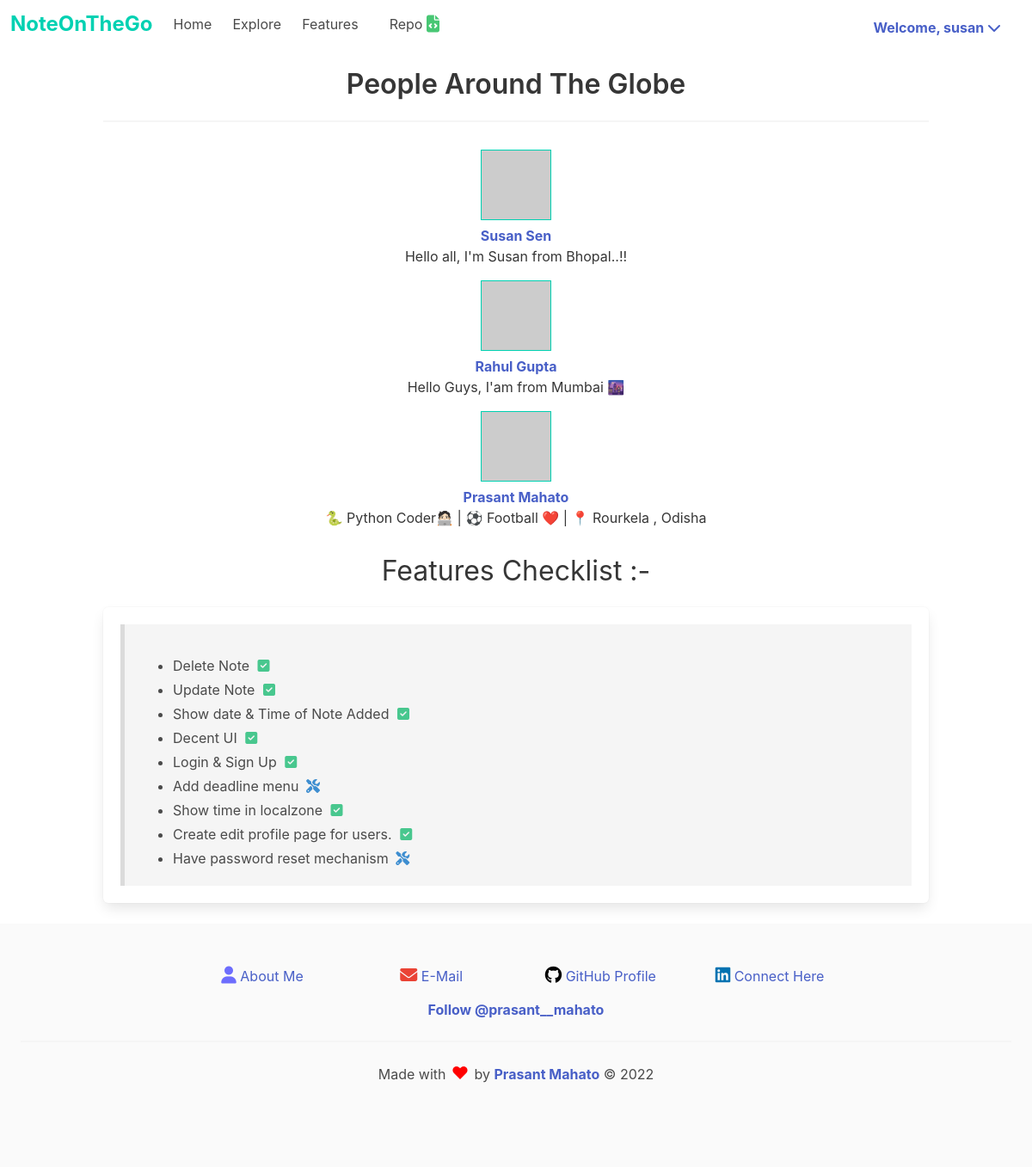
Page /explore (signed in) on the committed database.
### app/model.py (models this page shows, shortened)
class User(UserMixin, db.Model):
    id = db.Column(db.Integer, primary_key=True)
    username = db.Column(db.String(64), index=True, unique=True)
    about_me = db.Column(db.String(64), nullable=True)
    first_name = db.Column(db.String(64))
    last_name = db.Column(db.String(64))
    email = db.Column(db.String(120), index=True, unique=True)
    password_hash = db.Column(db.String(128))
    notes = db.relationship('Todo', backref='author', lazy='dynamic')
    def avatar(self, profile_image, size):
        digest = md5(self.email.lower().encode('utf-8')).hexdigest()
        return 'https://www.gravatar.com/avatar/{}?d={}&s={}'.format(digest,profile_image, size)

### app/routes.py (the view)
@app.route('/explore')
@login_required
def explore():
    users = User.query.all()
    return render_template('explore.html',title='Explore', users=users)

### app/model.py (called while the page is built)
@login.user_loader
def load_user(id):
    return User.query.get(int(id))

### app/templates/explore.html
{% extends 'base.html' %}
{% block content %}
<div class="container content is-max-desktop control">
    <div class="mx-4">
        <a href=" {{ url_for('explore') }}">
            <strong class="title is-3 px-4">People Around The Globe</strong>
        </a>
    </div>
    <hr>
    <table class="table">
        {% for user in users %}
        <tr>
            <td style="border: none;">
                <img src="{{ user.avatar('robohash', size='85') }}"
                style="border: 1px solid hsl(171, 100%, 41%);" >
                <br>
                <a href=" {{ url_for('user', username=user.username) }} ">
                    <strong>{{user.first_name}} {{user.last_name}}</strong>
                </a>
                <p>
                    {{ user.about_me }}
                </p>
            </td>
        </tr>
        {% endfor %}
    </table>
</div>
{% endblock %}

### app/templates/base.html (shortened to what this page needs)
<!DOCTYPE html>
<html lang="en">
<head>
    <link rel="stylesheet" type="text/css" href="{{ url_for('static', filename='css/bulma.min.css') }}">
    <link rel="stylesheet" type="text/css" href="{{ url_for('static', filename='css/main.css') }}">
</head>
<body>
    <nav class="navbar" role="navigation" aria-label="main navigation">
        <div class="navbar-brand">
          <a class="navbar-item" href="{{ url_for('index') }} ">
            <div class="content control has-text-primary is-size-4">
                <strong>NoteOnTheGo</strong>
            </div>
          </a>
        </div>
        <div id="navbarBasicExample" class="navbar-menu">
          <div class="navbar-start">
            <a class="navbar-item" href="{{ url_for('index') }}">
              Home
            </a>
            <a class="navbar-item" href=" {{ url_for('explore') }} ">
              Explore
            </a>
            <a class="navbar-item" href="#c2" style="scroll-behavior: smooth;">
              Features
            </a>
            <div class="navbar-item">
              <p class="control">
                <a class="navbar-item" href="https://github.com/prasantmahato/Noteonthego" style="scroll-behavior: smooth;" target="_blank">
                  <span>Repo</span>
                  <span class="icon is-size-5">
                    <i class="fas fa-file-code"></i>
                  </span>
                </a>
              </p>
            </div>
          </div>
          <div class="navbar-end">
            <div class="navbar-item">
              <div class="buttons">
                {% if not current_user.is_anonymous %}
                  <div class="navbar-item has-dropdown is-hoverable pr-5">
                    <a class="dropdown-link" id="uppercase">
                      <strong>
                      Welcome, {{ current_user.username }} <i class="fas fa-chevron-down"></i>
                      </strong>
                    </a>
                  </div>
                {% endif %}
              </div>
            </div>
          </div>
        </div>
      </nav>
    <div class="conatainer content has-text-centered pt-5">
        {% block content %}
        {% endblock %}
    </div>
    <div class="title conatainer has-text-centered" id="c2">
      <h2>
        Features Checklist :-
      </h2>
    </div>
    <div class="container box content">
      <blockquote>
        <ul>
          <li>
            Delete Note
            <span class="icon has-text-success "><i class="fas fa-check-square"></i></span>
          </li>
          <li>
            Update Note
            <span class="icon has-text-success "><i class="fas fa-check-square"></i></span>
          </li>
          <li>
            Show date & Time of Note Added
            <span class="icon has-text-success "><i class="fas fa-check-square"></i></span>
          </li>
          <li>
            Decent UI
            <span class="icon has-text-success "><i class="fas fa-check-square"></i></span>
          </li>
          <li>
            Login & Sign Up
            <span class="icon has-text-success "><i class="fas fa-check-square"></i></span>
          </li>
          <li>Add deadline menu
            <span class="icon has-text-info "><i class="fas fa-tools"></i></span>
          </li>
          <li>Show time in localzone
            <span class="icon has-text-success "><i class="fas fa-check-square"></i></span>
          </li>
          <li>Create edit profile page for users.
            <span class="icon has-text-success "><i class="fas fa-check-square"></i></span>
          </li>
          <li>Have password reset mechanism
            <span class="icon has-text-info "><i class="fas fa-tools"></i></span>
          </li>
        </ul>
      </blockquote>
    </div>
    <footer class="footer">
      <div class="content has-text-centered">
          <div class="columns is-tablet is-3 ">
            <div class="column" id="removeDiv"></div>
            <div class="column button is-outlined is-ghost">
              <i class="is-size-5 fas fa-user"></i>
              <a href="https://prasantmahato.github.io" target="_blank"> About Me</a>
            </div>
            <div class="column button is-outlined is-ghost">
              <i class="is-size-5 fas fa-envelope"></i>
              <a href="mailto:prasantmahato33@gmail.com" target="_blank"> E-Mail</a>
            </div>
            <div class="column button is-outlined is-ghost">
              <i class="is-size-5 fab fa-github"></i>
              <a href="https://github.com/prasantmahato" target="_blank"> GitHub Profile</a>
            </div>
            <div class="column button is-outlined is-ghost">
              <i class="is-size-5 fab fa-linkedin"></i>
              <a href="https://www.linkedin.com/in/prasant-mahato/" target="_blank"> Connect Here</a>
            </div>
            <div class="column" id="removeDiv"></div>
          </div>
        <strong>
          <a href="https://twitter.com/prasant__mahato?ref_src=twsrc%5Etfw" class="twitter-follow-button" data-size="large" data-show-count="false">
            Follow @prasant__mahato
          </a>
        </strong>
        <hr>
        <div>
          Made with <span class="icon is-size-5" style="color: red;">&hearts;</span> by
          <strong><a href="https://prasantmahato.github.io">Prasant Mahato</a></strong>
          &copy;
          <span id="copyright">
          </span>
      </div>
    </div>
    </footer>
</body>
</html>

### app/static/css/main.css (style rules this page uses)
.fa-user { color: rgb(109, 109, 253); }
.fa-envelope { color: #ea4335; }
.fa-github { color: black; }
.fa-linkedin { color: #0072b1; }
.fa-file-code { color: hsl(141, 53%, 53%); }

### rows in the picture
User: username "susan", first_name "Susan", last_name "Sen", about_me "Hello all, I'm Susan from Bhopal..!!"
User: first_name "Rahul", last_name "Gupta", about_me "Hello Guys, I'am from Mumbai 🌆"
User: first_name "Prasant", last_name "Mahato", about_me "🐍 Python Coder🧑🏻‍💻 | ⚽️ Football ❤️ | 📍 Rourkela , Odisha"
